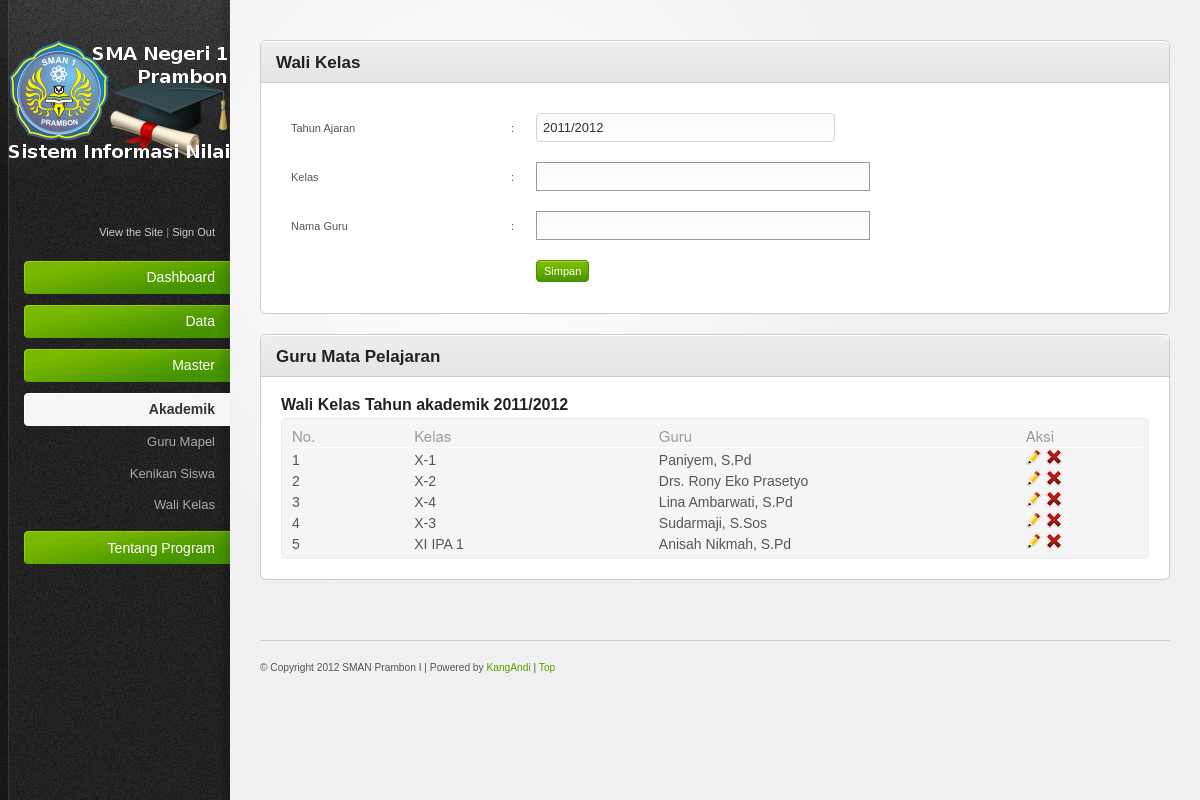
The app's page /home.php?page=akdwalikelas (signed in) with its own data.
### tables this page shows
CREATE TABLE IF NOT EXISTS `r_tahunajaran` (
  `id` int(11) NOT NULL AUTO_INCREMENT,
  `tahunajaran` varchar(15) NOT NULL,
  `aktif` int(11) NOT NULL DEFAULT '0',
  PRIMARY KEY (`id`)
);

CREATE TABLE IF NOT EXISTS `t_walikelas` (
  `tahunajaran` int(11) NOT NULL,
  `id_kelas` int(11) NOT NULL,
  `nip` varchar(20) NOT NULL,
  PRIMARY KEY (`tahunajaran`,`id_kelas`)
);

CREATE TABLE IF NOT EXISTS `r_kelas` (
  `id` int(3) NOT NULL AUTO_INCREMENT,
  `nama` varchar(10) NOT NULL,
  PRIMARY KEY (`id`)
);

CREATE TABLE IF NOT EXISTS `t_guru` (
  `nip` varchar(20) NOT NULL,
  `nuptk` varchar(20) NOT NULL,
  `nama` varchar(50) NOT NULL,
  `panggilan` varchar(20) NOT NULL,
  `tempat_lahir` varchar(40) NOT NULL,
  `tgl_lahir` date NOT NULL,
  `agama` int(2) NOT NULL,
  `jk` int(2) NOT NULL,
  `alamat` varchar(150) NOT NULL,
  `telp` varchar(15) NOT NULL,
  `gol_darah` int(2) NOT NULL,
  `foto` varchar(2) NOT NULL,
  `postdate` datetime NOT NULL,
  `postby` varchar(20) NOT NULL,
  PRIMARY KEY (`nip`)
);

### modul/akdwalikelas.php (the view, shortened to what this page needs)
<div class="content-box">
        <div class="content-box-header">
            <h3>Wali Kelas</h3>
        </div>
        <div class="content-box-content">
			<form action="" id="form" method="post">
		<?php
			if (isset($_GET['aksi'])=="edit"){
		$idta 	= $_GET['idta'];
		$kelas	= $_GET['kelas'];
		$nip	= $_GET['nip'];
		$qedit	= mysql_query("SELECT t_guru.nama as guru, r_kelas.nama as kelas, t_walikelas.* from t_walikelas
								LEFT JOIN r_kelas ON t_walikelas.id_kelas=r_kelas.id
								LEFT JOIN t_guru ON t_walikelas.nip=t_guru.nip
								WHERE tahunajaran='$idta' AND id_kelas='$kelas' AND t_walikelas.nip='$nip'") or die(mysql_error());
		$redit	= mysql_fetch_assoc($qedit);
		$nmguru	= $redit['guru'];
		$nmkelas= $redit['kelas'];
		$qtasql	= mysql_query("SELECT tahunajaran FROM r_tahunajaran WHERE id='$idta'") or die(mysql_error());
		$rtasql	= mysql_fetch_assoc($qtasql);
		$ta		= $rtasql['tahunajaran'];
		}else{
		$qtasql	= mysql_query("SELECT * FROM r_tahunajaran WHERE aktif=1") or die(mysql_error());
		$rtasql	= mysql_fetch_assoc($qtasql);
		$idta	= $rtasql['id'];
		$ta		= $rtasql['tahunajaran'];
		}
		?>
			<table>
			<tr valign="top">
			<td width="200">Tahun Ajaran</td>
			<td width="5">: </td>
			<td><input class="text-input medium-input" id="medium-input" readonly="readonly" name="ta" type="text" value="<?php echo $ta;?>">
			</td>
			</tr>
			<tr valign="center">
			<td width="200">Kelas</td>
			<td width="5">: </td>
			<td><input class="text-input medium-input" id="kelas" name="kelas" <?php if (isset($_GET['aksi'])=="edit") echo 'readonly="readonly"';?>type="text" value="<?php echo $nmkelas;?>"></td>
			</tr>
			<tr valign="center">
			<td width="200">Nama Guru</td>
			<td width="5">: </td>
			<td><input class="text-input medium-input" id="nip" name="nip" type="text" value="<?php echo $nip;?>"></td>
			</tr>
			<tr valign="top">
			<td width="75"></td>
			<td width="5"></td>
			<td><?php if (isset($_GET['aksi'])=='edit'){
				echo '<script type="text/javascript">
						$(document).ready(function() {
						$("#nip").tokenInput("modul/data.php?data=guru", {
							prePopulate: [{id: '.$nip.', name: "'.$nmguru.'"}],
							tokenLimit: 1
							});
						});
						</script>
						<input class="button" type="submit" value="Update" name="update" />';
				}else{
				echo '<script type="text/javascript">
					$(document).ready(function() {
						$("#kelas").tokenInput("modul/data.php?data=kelas", {
							//theme: "facebook",
							preventDuplicates: true,
							tokenLimit: 1
						});
					});
					</script>
					<script type="text/javascript">
					$(document).ready(function() {
						$("#nip").tokenInput("modul/data.php?data=guru", {
							//theme: "facebook",
							preventDuplicates: true,
							tokenLimit: 1
						});
					});
					</script>
					<input class="button" type="submit" value="Simpan" name="simpan" />';}
			?></td>
			</tr>
				</table>
			</form>
		</div>
</div>
<div class="content-box">
        <div class="content-box-header">
            <h3>Guru Mata Pelajaran</h3>
        </div>
        <div class="content-box-content">
			<h4>Wali Kelas Tahun akademik <?php echo $ta;?></h4>
		 <table id="tablemn">
	<thead>
		<th width="10%">No.</th>
		<th width="20%">Kelas</th>
		<th width="30%">Guru</th>
		<th width="10%">Aksi</th>
	</thead>
	<tbody>
<?php
$sql = mysql_query('SELECT r_kelas.nama as kelas,t_guru.nama as guru,t_walikelas.* FROM t_walikelas
					LEFT JOIN r_kelas ON t_walikelas.id_kelas=r_kelas.id
					LEFT JOIN t_guru ON t_walikelas.nip=t_guru.nip
					WHERE t_walikelas.tahunajaran='.$idta.'');
if (mysql_num_rows($sql) == 0){
	echo '<tr><td colspan=5><center><h4>Tidak ada data</h4></center></td></tr>';
	}else{
while ($row = mysql_fetch_assoc($sql)) {
    echo '<tr>
			<td>'.++$no.'</td>
			<td>'.$row['kelas'].'</td>
			<td>'.$row['guru'].'</td>
			<td><a href="home.php?page=akdwalikelas&aksi=edit&idta='.$idta.'&kelas='.$row['id_kelas'].'&nip='.$row['nip'].'" title="Edit"><img src="images/icons/pencil.png" alt="Edit" /></a>
            <a href="home.php?page=akdwalikelas&aksi=del&idta='.$idta.'&kelas='.$row['id_kelas'].'&nip='.$row['nip'].'" onclick="return confirm(\'Apakah kamu yakin ingin menghapus '.$row['nama'].' ?\');" title="Delete"><img src="images/icons/cross.png" alt="Delete" /></a></td></tr>';
}
}
?>
	</tbody>
</table>
		</div>
</div>

### css/style.css (style rules this page uses)
html { font-size: 100%; height: 100%; margin-bottom: 1px; }
body { font-family: Arial, Helvetica, sans-serif; color: #555; background: #f0f0f0 url('../images/bg-body.gif') top left repeat-y; font-size: 12px; }
h1, h2, h3, h4, h5, h6 { font-family: Helvetica, Arial, sans-serif; color: #222; font-weight: bold; }
h3 { font-size: 17px; padding: 0 0 10px 0; }
h4 { font-size: 16px; padding: 0 0 5px 0; }
a { color: #57a000; text-decoration: none; }
.button { font-family: Verdana, Arial, sans-serif; display: inline-block; background: #459300 url('../images/bg-button-green.gif') top left repeat-x !important; border: 1px solid #459300 !important; padding: 4px 7px 4px 7px !important; color: #fff !important; font-size: 11px !important; cursor: pointer; }
.content-box { border: 1px solid #ccc; margin: 0 0 20px 0; background: #fff; }
.content-box-header { background: #e5e5e5 url('../images/bg-content-box.gif') top left repeat-x; margin-top: 1px; height: 40px; }
.content-box-header h3 { padding: 12px 15px 10px; float: left; }
.content-box-content { padding: 20px; font-size: 13px; border-top: 1px solid #ccc; }
#form table { width: 100%; border-collapse: collapse; }
#form tbody tr { background: #fff; }
#form table td, #form table th { padding: 10px; line-height: 1.3em; }
form input.text-input, form select, form textarea, form .wysiwyg { padding: 6px; font-size: 13px; background: #fff url('../images/bg-form-field.gif') top left repeat-x; border: 1px solid #d5d5d5; color: #333; }
form .medium-input { width: 47.25% !important; }

### css/invalid.css (style rules this page uses)
.button, #main-content table tfoot td .bulk-actions select, .pagination a.number, form input.text-input, form textarea, form .wysiwyg, form select, .dp-popup { -moz-border-radius: 4px; -webkit-border-radius: 4px; border-radius: 4px; }
.content-box, .content-box-header, ul.content-box-tabs li a.current, .shortcut-button, .notification { -moz-border-radius: 6px; -webkit-border-radius: 6px; border-radius: 6px; }
.content-box-header { -moz-border-radius-bottomleft: 0; -moz-border-radius-bottomright: 0; -webkit-border-bottom-left-radius: 0; -webkit-border-bottom-right-radius: 0; border-bottom-left-radius: 0; border-bottom-right-radius: 0; }

### css/tstyle.css (style rules this page uses)
table { font:11px Verdana,Arial; }
#tablemn { width:100%; background-color: #f5f5f5; padding: 5px; border-radius: 5px; border-radius: 5px; border: 1px solid #ebebeb; }
#tablemn td, #tablemn th { padding: 1px 5px; }
#tablemn thead { font: normal 15px Helvetica Neue,Helvetica,sans-serif; text-shadow: 0 1px 0 white; color: #999; }
#tablemn th { text-align: left; border-bottom: 1px solid #fff; }
#tablemn td { font-size: 14px; }

### records on screen
r_tahunajaran: ta "2011/2012", tahunajaran "2011/2012"
t_walikelas: r_kelas.nama "X-1", t_guru.nama "Paniyem, S.Pd"
t_walikelas: r_kelas.nama "X-2", t_guru.nama "Drs. Rony Eko Prasetyo"
t_walikelas: r_kelas.nama "X-4", t_guru.nama "Lina Ambarwati, S.Pd"
t_walikelas: r_kelas.nama "X-3", t_guru.nama "Sudarmaji, S.Sos"
t_walikelas: r_kelas.nama "XI IPA 1", t_guru.nama "Anisah Nikmah, S.Pd"

### other values on screen
$nama_sekolah "SMAN Prambon I"
